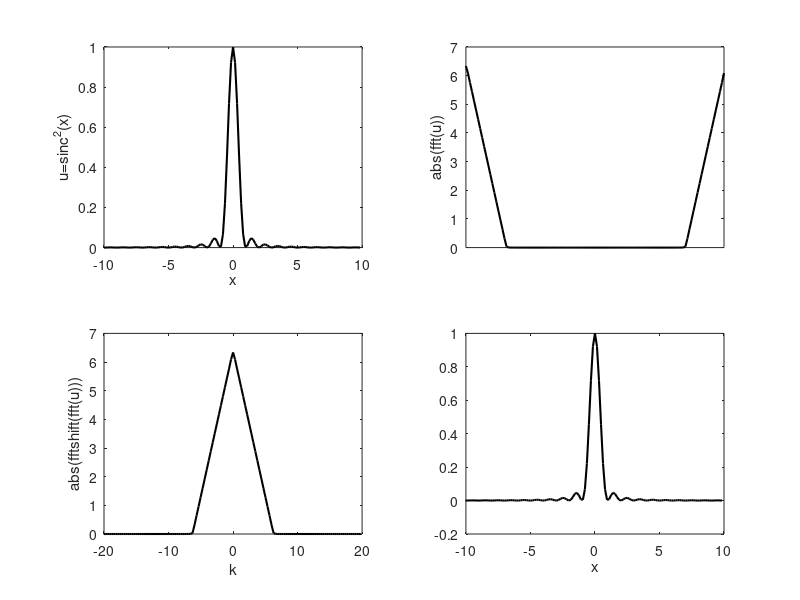

Here is the MATLAB script that generated this plot:
clear all;close all;
L=20;N=128;
x=L/N*[-N/2:N/2-1];
k=2*pi/L*[-N/2:N/2-1];
u=sinc(x).^2;
ut=fft(u);
subplot(2,2,1)
plot(x,u,'k','LineWidth',1.5),xlabel x, ylabel u=sinc^2(x)
subplot(2,2,2)
plot(abs(ut),'k','LineWidth',1.5)
axis([1 N 0 7]), set(gca,'xtick',[]),ylabel abs(fft(u))
subplot(2,2,3)
plot(k,abs(fftshift(ut)),'k','LineWidth',1.5)
axis([-20 20 0 7]), xlabel k, ylabel abs(fftshift(fft(u)))
subplot(2,2,4)
plot(x,ifft(ifftshift(fftshift(ut))),'k','LineWidth',1.5)
xlabel x, ifft(ifftshift(fftshift(ut)))